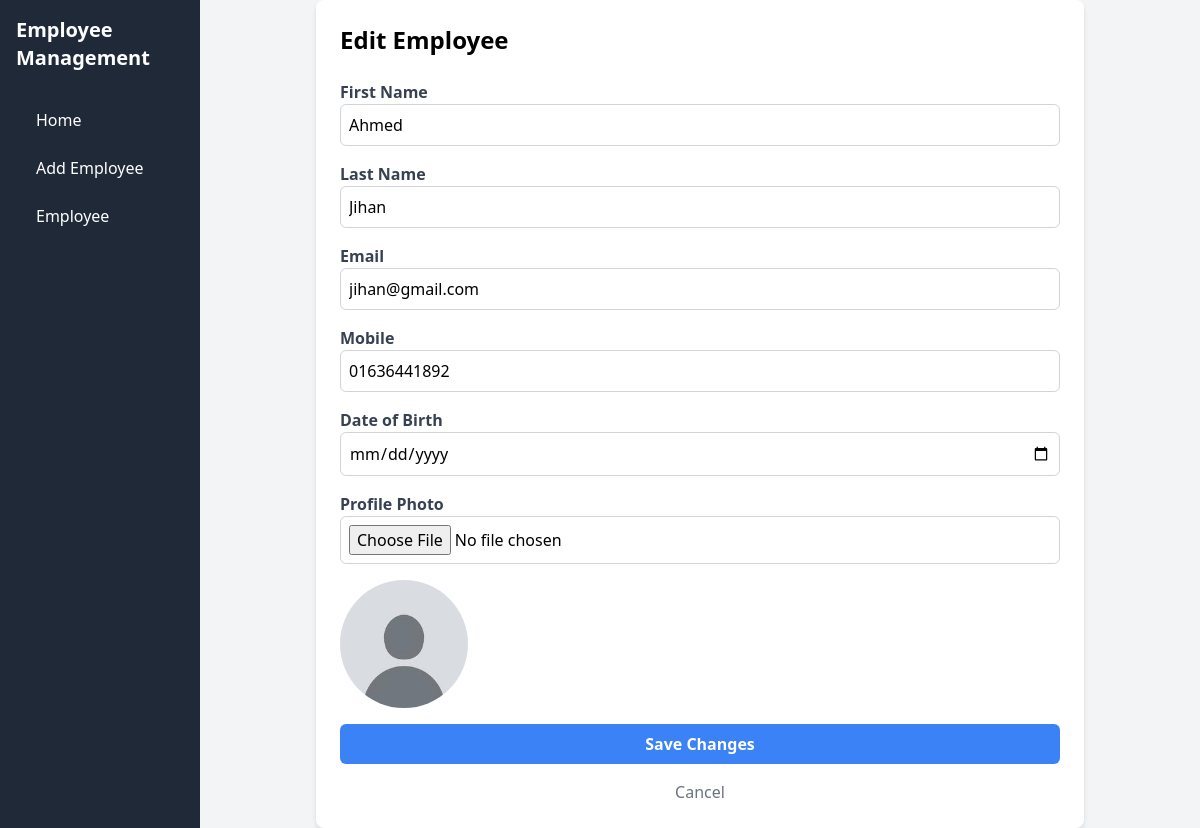
/edit/41/, run on the app's committed database.
### employees/models.py (models this page shows, shortened)
class Employee(models.Model):
    first_name = models.CharField(max_length=50)
    last_name = models.CharField(max_length=50)
    email = models.EmailField(unique=True)
    mobile = models.CharField(max_length=15)
    date_of_birth = models.DateField()
    photo = models.ImageField(upload_to='employee_photos/', default='employee_photos/default.jfif')

### employees/views.py (the view)
# urls.py: path('edit/<int:pk>/', views.edit_employee, name='edit_employee'),
def edit_employee(request, pk):
    employee = get_object_or_404(Employee, pk=pk)
    if request.method == 'POST':
        form = EmployeeForm(request.POST, request.FILES, instance=employee)
        if form.is_valid():
            form.save()
            return redirect('employee_list')
    else:
        form = EmployeeForm(instance=employee)
    return render(request, 'employees/edit_employee.html', {'form': form})

### employees/forms.py (shortened to what this page needs)
class EmployeeForm(forms.ModelForm):
    class Meta:
        model = Employee
        fields = ['first_name', 'last_name', 'email', 'mobile', 'date_of_birth', 'photo']

### templates/employees/edit_employee.html (shortened to what this page needs)
{% extends "employees/base.html" %}
{% block content %}
{% load static %}
<div class="max-w-3xl mx-auto p-6 bg-white rounded-lg shadow-md">
    <h1 class="text-2xl font-bold mb-6">Edit Employee</h1>
    <form id="editEmployeeForm" method="POST" enctype="multipart/form-data">
        <div class="mb-4">
            <label for="first_name" class="block text-gray-700 font-bold">First Name</label>
            <input type="text" name="first_name" id="first_name" value="{{ form.first_name.value }}" required
                   class="w-full p-2 border border-gray-300 rounded-md" placeholder="Enter first name">
        </div>
        <div class="mb-4">
            <label for="last_name" class="block text-gray-700 font-bold">Last Name</label>
            <input type="text" name="last_name" id="last_name" value="{{ form.last_name.value }}" required
                   class="w-full p-2 border border-gray-300 rounded-md" placeholder="Enter last name">
        </div>
        <div class="mb-4">
            <label for="email" class="block text-gray-700 font-bold">Email</label>
            <input type="email" name="email" id="email" value="{{ form.email.value }}" required
                   class="w-full p-2 border border-gray-300 rounded-md" placeholder="Enter email">
        </div>
        <div class="mb-4">
            <label for="mobile" class="block text-gray-700 font-bold">Mobile</label>
            <input type="text" name="mobile" id="mobile" value="{{ form.mobile.value }}" required
                   class="w-full p-2 border border-gray-300 rounded-md" placeholder="Enter mobile number">
        </div>
        <div class="mb-4">
            <label for="date_of_birth" class="block text-gray-700 font-bold">Date of Birth</label>
            <input type="date" name="date_of_birth" id="date_of_birth" value="{{ form.date_of_birth.value }}" required
                   class="w-full p-2 border border-gray-300 rounded-md">
        </div>
        <div class="mb-4">
            <label for="photo" class="block text-gray-700 font-bold">Profile Photo</label>
            <input type="file" name="photo" id="photo" accept="image/*" class="w-full p-2 border border-gray-300 rounded-md" onchange="previewPhoto()">
            <div class="mt-4">
                <img id="photoPreview" class="h-32 w-32 object-cover rounded-full"
                     src="{% if employee.photo %}{{ employee.photo.url }}{% else %}/static/images/download.jfif{% endif %}"
                     alt="No image">
            </div>
        </div>
        <button type="submit" class="w-full p-2 bg-blue-500 text-white font-bold rounded-md hover:bg-blue-600">Save Changes</button>
        <a href="{% url 'employee_list' %}" class="block mt-4 text-center text-gray-500 hover:underline">Cancel</a>
    </form>
</div>
</body>
</html>
{% endblock content %}

### data on the page
Employee: first_name "Ahmed", last_name "Jihan", email "jihan@gmail.com", mobile "01636441892"
